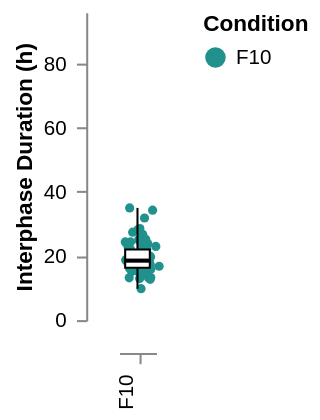

Notebook cell for this chart:
### Code cell
Stripbox_Interphase = stripbox_full(
    data = df, 
    x = 'Condition', 
    y = 'Interphase_duration_hrs', 
    y_title = 'Interphase Duration (h)', 
    y_min = 0, 
    y_max = 96, 
    colour = "Condition"
)
Stripbox_Interphase
